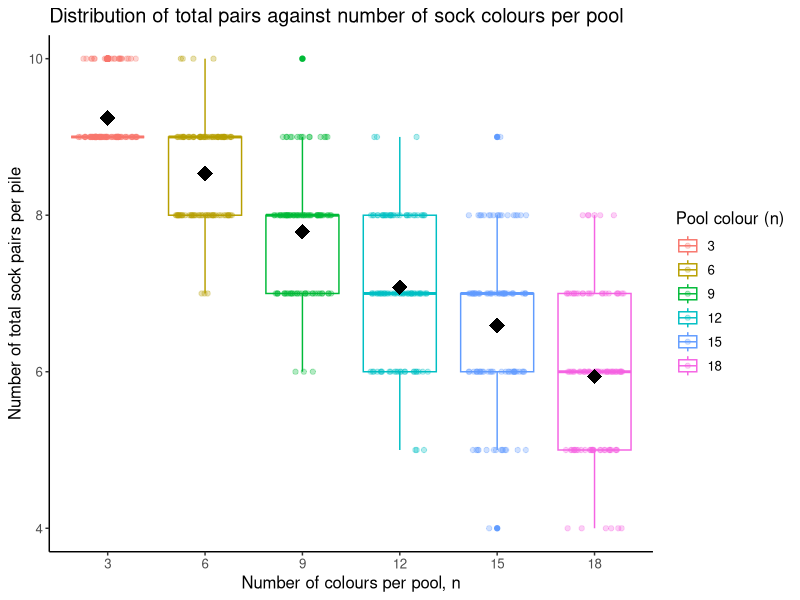
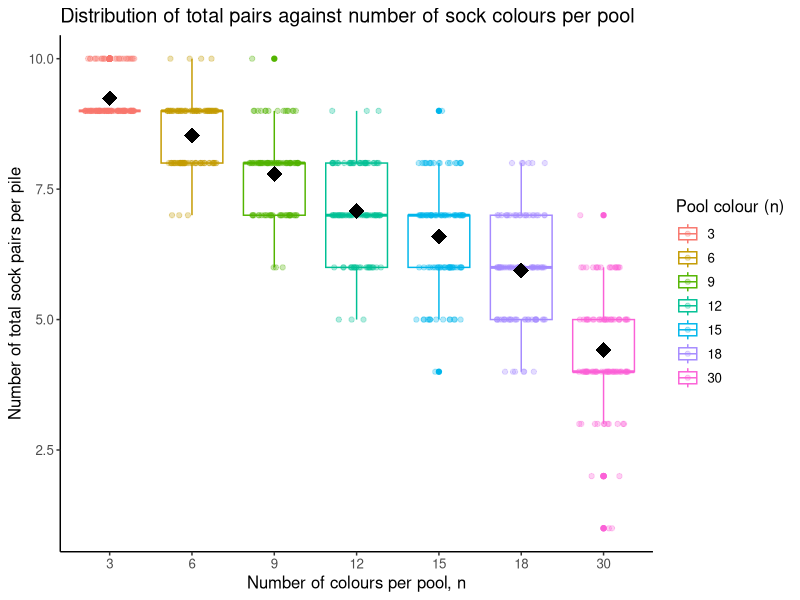

The R script that drew these images, in order:
## ---- chunk 1
library(tidyverse)
library(tibble)
library(purrr)
library(knitr)
## ---- chunk 2
# Set pile
pile <- c(3,3,1,2,3,2,1,3,2,3,1,3,3,1,3,1,1,2,2,2)

colour_freq <- table(pile) #table() gives a summary of the frequencies of sock colours (1,2,3) in the pile

colour_freq
## ---- chunk 3
n_pairs <- colour_freq %/% 2 %>%   # divide the frequencies by 2 to get complete pairs
  sum()   # get sum of sock pairs

print(paste0("Total pairs of socks = ", n_pairs))
## ---- chunk 4
# Create function get_n_pairs()
get_n_pairs <- function(pile){
  
  colour_freq <- table(pile)
  
  n_pairs <- colour_freq %/% 2 %>%
    sum()
  
  return(n_pairs)
  
}

# Apply function
get_n_pairs(pile)

## ---- chunk 5
# Set seed
set.seed(123)

# Create simulated dataset for n=3

# generate random values from 1-3 sock colours, 20 times per pile, and repeated 100 times to generate 100 piles
sock_colours <- replicate(100, round(runif(20, 1,3),0), simplify = FALSE) 

# label each pile
pile_num <- 1:100 

# combine into a tibble dataframe

sim_dataset_n3 <- tibble(
  pile_colours = sock_colours, 
  pile_num = pile_num)

# print simulated dataset
sim_dataset_n3 %>% 
  head() %>% 
  knitr::kable()

## ---- chunk 6
# Apply get_n_pairs() function to each list in pile_colours column to get total pairs (n_pairs column)

sim_dataset_n3_totalsocks <- sim_dataset_n3 %>% 
  dplyr::mutate(n_pairs = purrr::map_int(pile_colours, get_n_pairs)) 


sim_dataset_n3_totalsocks %>% 
  head() %>% 
  knitr::kable()

## ---- chunk 7
# Set seed
set.seed(123)

# Generate new dataset with more sock colours per pile
n_colours <- seq(3,18,3) # get number of sock colours from 3 to 18 with step size of 3

# make empty list for dataset
sock_colours <- list()

# populate with sock colours (20 colours per pile)
for (n in n_colours){
  sock_colours <- c(sock_colours, replicate(100, round(runif(20, 1, n),0), simplify = FALSE))
}

# annotate piles
n_colour <- rep(seq(3,18,3), each = 100)
pile_num <- rep(1:100, times = 6)

# combine into tibble dataset

sim_dataset <- tibble(
  sock_colours,
  n_colour,
  pile_num
)

sim_dataset %>% 
  head(20) %>% 
  knitr::kable()

## ---- chunk 8
# calculate total pairs
sim_dataset_results <- sim_dataset %>% 
  dplyr::mutate(n_pairs = purrr::map_int(sock_colours, get_n_pairs))

# show table summary (without sock_colours column)
sim_dataset_results %>% 
  select(-c(sock_colours)) %>% 
  summary() %>% 
  knitr::kable("html")
## ---- chunk 9
# Create boxplot to illustrate distribution of total pairs per n_colour

sim_dataset_results %>% 
  dplyr::mutate(n_colour = as.factor(n_colour)) %>% 
  ggplot(aes(x = n_colour, y = n_pairs, colour = n_colour)) +
  geom_boxplot() +
  geom_jitter(height = 0, width = 0.3, alpha = 0.3)+ # add jitter for visualization
  stat_summary(fun.y=mean, geom="point", shape=18, size=5, color="black")+ # visualize mean total pairs per n_colour
  theme_classic()+
  theme(text = element_text(size = 12))+
  labs(title = "Distribution of total pairs against number of sock colours per pool",
    x = "Number of colours per pool, n",
       y = "Number of total sock pairs per pile",
       colour = "Pool colour (n)")

## ---- chunk 10
# fit linear regression model
lm_sim <- lm(n_pairs ~ n_colour, data = sim_dataset_results)

# get coefficients
summary(lm_sim)

## ---- chunk 11
newpool <- data.frame(n_colour = 30)
predict(lm_sim, newdata = newpool, interval = "predict")

## ---- chunk 12
# Set seed
set.seed(123)

# generate test dataset
sock_colours <- replicate(100, round(runif(20, 1,30),0), simplify = FALSE)
pile_num <- 1:100
n_colour <- rep(30, times=100)

sim_dataset_n30 <- tibble(
  sock_colours,
  pile_num,
  n_colour
)

test_data <- sim_dataset_n30 %>% 
  dplyr::mutate(total_pairs = purrr::map_int(sock_colours, get_n_pairs))

test_data %>% 
  head() %>% 
  knitr::kable()
## ---- chunk 13
# add to earlier box plot
sim_dataset_results %>% 
  bind_rows(test_data %>% dplyr::rename(n_pairs = total_pairs)) %>% 
  dplyr::mutate(n_colour = as.factor(n_colour)) %>% 
  ggplot(aes(x = n_colour, y = n_pairs, colour = n_colour)) +
  geom_boxplot() +
  geom_jitter(height = 0, width = 0.3, alpha = 0.3)+ # add jitter for visualization
  stat_summary(fun.y=mean, geom="point", shape=18, size=5, color="black")+ # visualize mean total pairs per n_colour
  theme_classic()+
  theme(text = element_text(size = 12))+
  labs(title = "Distribution of total pairs against number of sock colours per pool",
    x = "Number of colours per pool, n",
       y = "Number of total sock pairs per pile",
       colour = "Pool colour (n)")

## ---- chunk 14
# Add predicted total pairs to simulated dataset
predict_data <- test_data %>% 
  dplyr::mutate(total_pairs_pred = predict(lm_sim, newdata = .))

# Compare means between observed and predicted total pairs
predict_data %>%
  summarise(
    observed_mean = mean(total_pairs),
    predicted_mean = mean(total_pairs_pred),
    RMSE = sqrt(mean((total_pairs - total_pairs_pred)^2))
  )

